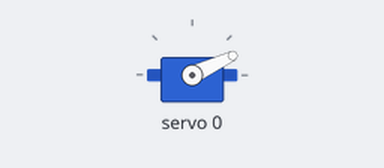
The sketch below on a simulated Arduino Uno, built with avr-gcc and run on an emulated ATmega328P. Shown: servo.

Above: at 0.05 s.
At 0.7 s:
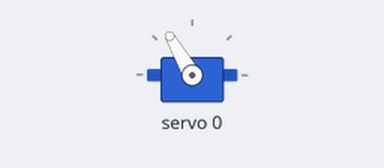
At 1.4 s:
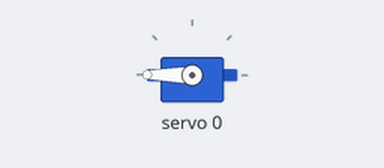
At 2.75 s:
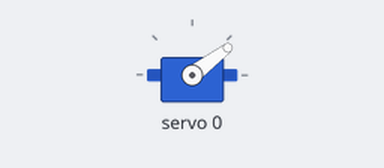
Timing chart, 0 to 6.6 s (numbered marks = the images above):
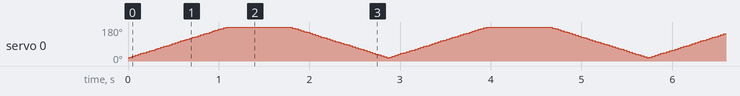

The sketch:

example.ino
```cpp
// Uses the Adafruit PWM Servo Driver library to initialize the PCA9685 at 50Hz and sweep a hobby servo connected to channel 0 between two pulse-length limits.
//
// Buy this module: https://shillehtek.com/products/pca9685-16-channel-12-bit-pwm-servo-motor-driver-i2c-for-arduino
// Full manual: https://shillehtek.com/blogs/shillehtek-product-manuals/pca9685-16-channel-12-bit-pwm-servo-motor-driver-i2c-for-arduino-manual
// More examples: https://github.com/shillehbean/shillehtek-examples
//

// PCA9685 - Sweep a servo on channel 0
// Library: Adafruit PWM Servo Driver Library (Library Manager)

#include <Wire.h>
#include <Adafruit_PWMServoDriver.h>

Adafruit_PWMServoDriver pwm = Adafruit_PWMServoDriver();

#define SERVOMIN  150   // ~0.6 ms pulse  (-90 deg)
#define SERVOMAX  600   // ~2.4 ms pulse  (+90 deg)

void setup() {
  pwm.begin();
  pwm.setPWMFreq(50);   // 50 Hz for hobby servos
}

void loop() {
  for (int p = SERVOMIN; p <= SERVOMAX; p += 5) {
    pwm.setPWM(0, 0, p);
    delay(15);
  }
  for (int p = SERVOMAX; p >= SERVOMIN; p -= 5) {
    pwm.setPWM(0, 0, p);
    delay(15);
  }
}
```
